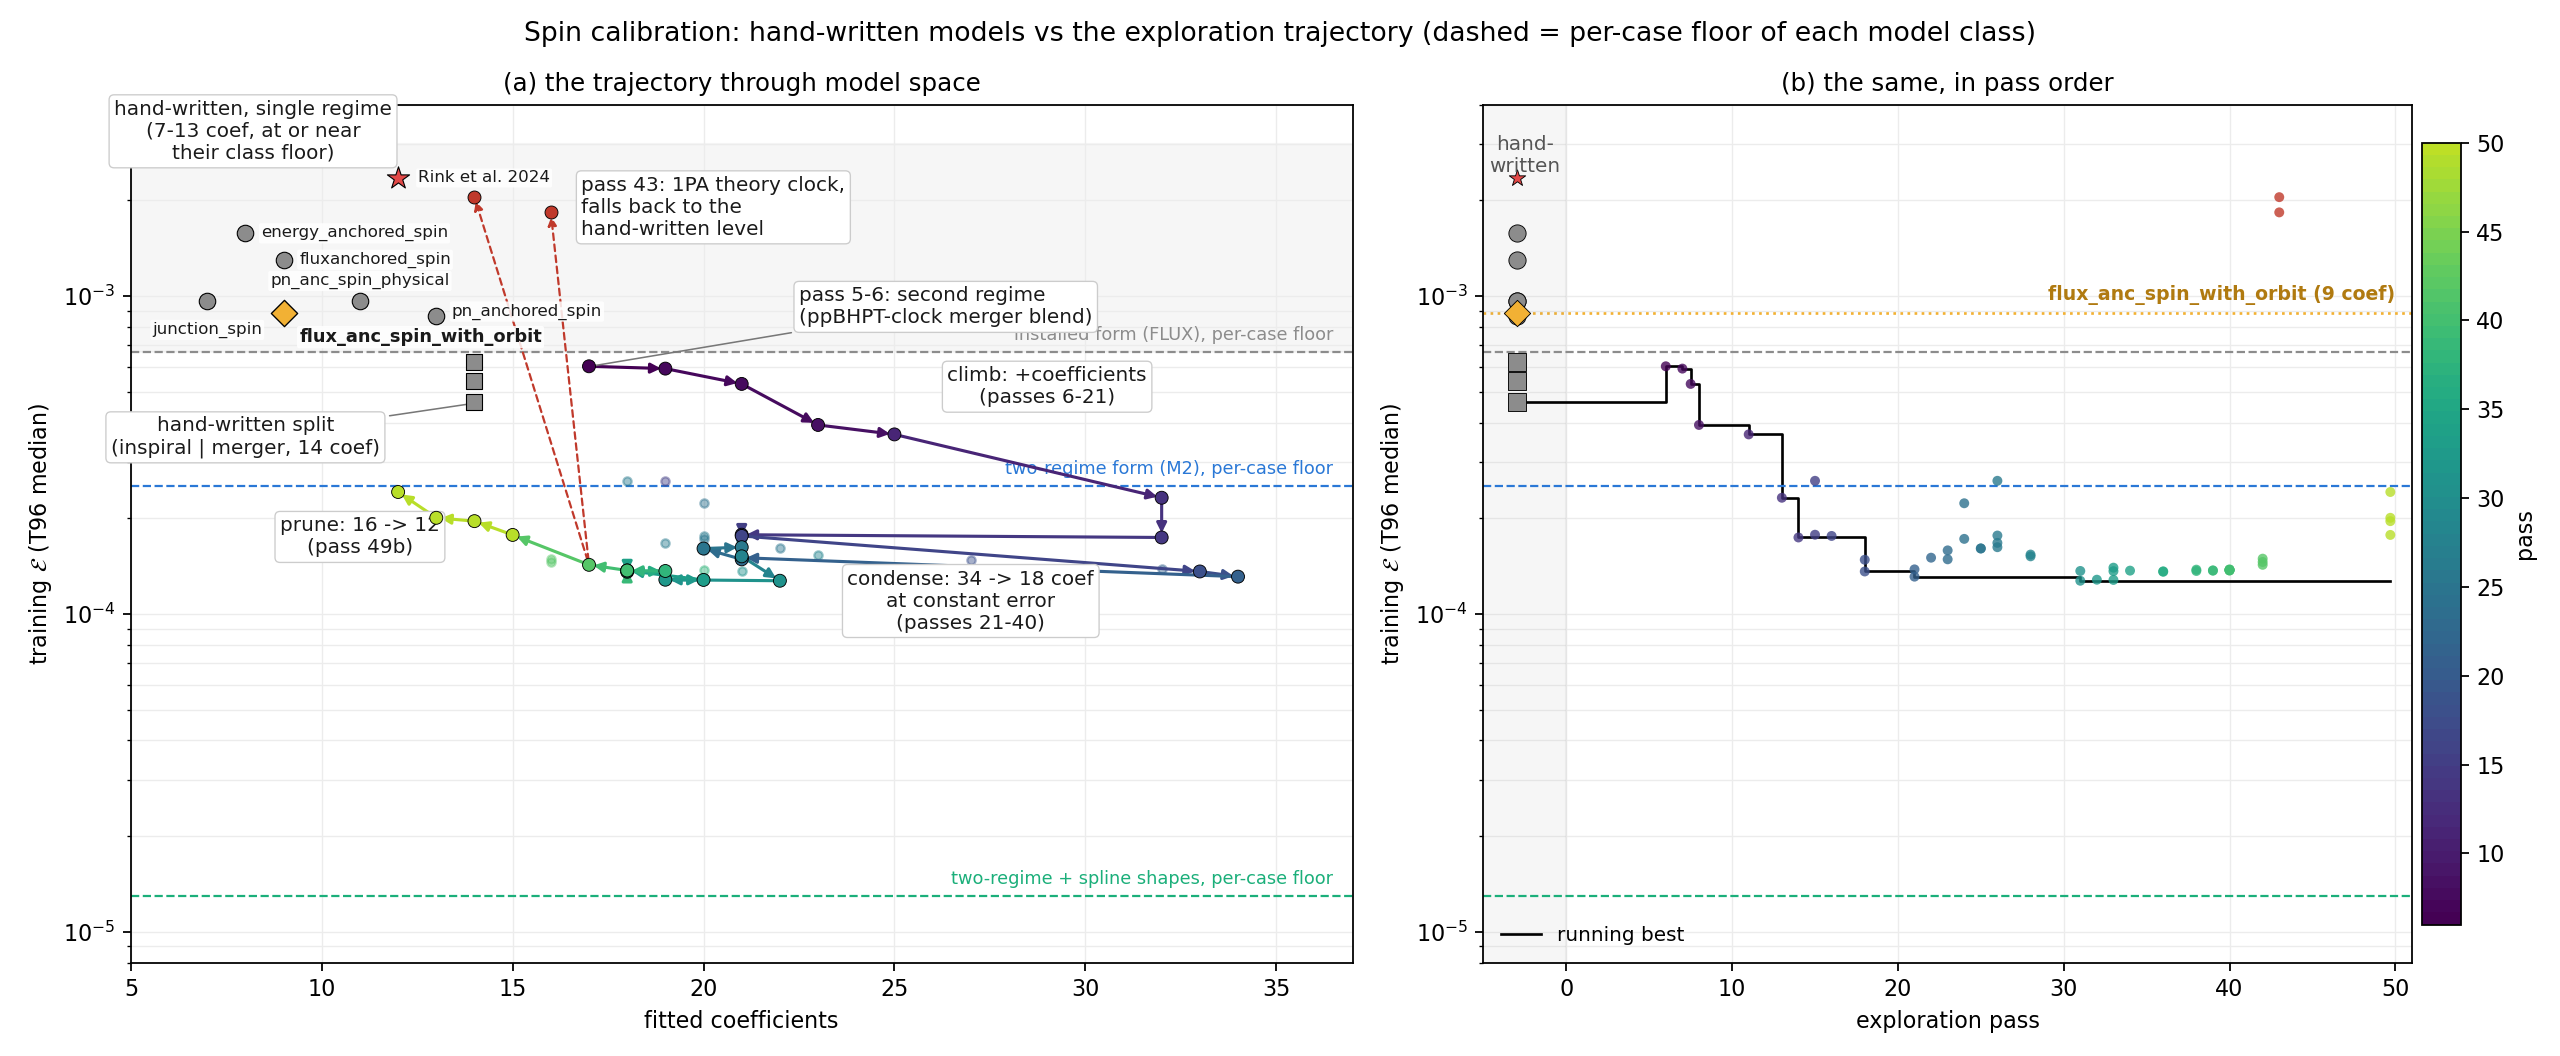

Python code for this plot:
"""The exploration as a trajectory through model space (user, 2026-10-28: collaborators' 'phase transition' question).

(a) coefficients vs T96 median: installed (hand-written) models, then the exploration passes joined in chronological
    order (best model of each pass), with the per-case FLOORS of each model class as horizontal lines -- a floor is the
    error reached by fitting that class's form to every case separately, i.e. the best any coefficient layer on it can do.
(b) the same models against pass order, with the running best.
Numbers: pareto_data.json (built by build_pareto.py) and the logged floors (EXPLORATION.md passes 5b, 12, 17, 27).
    python pareto/trajectory.py    -> pareto/trajectory.{png,pdf}
"""
import json, re
from pathlib import Path
import numpy as np
import matplotlib; matplotlib.use("Agg"); import matplotlib.pyplot as plt

HERE = Path(__file__).resolve().parent
D = json.loads((HERE / "pareto_data.json").read_text())["points"]
FLOORS = [(6.66e-4, "installed form (FLUX), per-case floor", "#8c8c8c"),          # pass 5b, T96 median
          (2.53e-4, "two-regime form (M2), per-case floor", "#2a78d6"),           # pass 5b
          (1.3e-5, "two-regime + spline shapes, per-case floor", "#1baf7a")]     # passes 12 / 17 / 27


def pass_key(name):
    m = re.match(r"pass (\d+)([a-z]?)", name)
    return None if m is None else int(m.group(1)) + (0.5 if m.group(2) else 0) + (0.2 if "lean" in name else 0)


def main():
    hand = [p for p in D if p["family"] in ("installed", "published", "split")]
    expl = [dict(p, k=pass_key(p["name"])) for p in D if p["family"] in ("exploration", "pruned")]
    side = [p for p in expl if p["k"] == 43]                        # theory-clock excursion (pass 43)
    main_ = [p for p in expl if p["k"] != 43]
    best = {}
    for p in main_:
        k = p["k"] if p["family"] == "exploration" else (49.5, p["n"])
        if k not in best or p["T96_median"] < best[k]["T96_median"]:
            best[k] = p
    path, rb = [], np.inf                                          # main line: per-pass best within 25% of the running best
    for p in sorted(best.values(), key=lambda p: (p["k"], -p["n"])):
        if p["family"] == "pruned" or p["T96_median"] <= 1.25 * rb:
            path.append(p); rb = min(rb, p["T96_median"])
    cm = plt.get_cmap("viridis")
    kmin, kmax = 6, 50
    c = lambda k: cm((k - kmin) / (kmax - kmin) * 0.9)

    fig, (a, b) = plt.subplots(1, 2, figsize=(16, 6.6), gridspec_kw=dict(width_ratios=(1.25, 1)))
    # --- (a) model space
    for y, lab, col in FLOORS:
        a.axhline(y, color=col, ls="--", lw=1.0, zorder=1)
        a.text(36.5, y * 1.06, lab, ha="right", va="bottom", fontsize=8, color=col)
    a.axhspan(6.66e-4, 3e-3, color="#8c8c8c", alpha=0.07, zorder=0)
    GOLD = "#f2b134"                                                # flux_anc_spin_with_orbit, the 9c comparison model
    LBL = {"junction_spin": ((0, -13), "center"), "flux_anc_spin_with_orbit": ((7, -11), "left"),
           "fluxanchored_spin": ((7, 0), "left"), "energy_anchored_spin": ((7, 0), "left"),
           "pn_anc_spin_physical": ((0, 9), "center"), "pn_anchored_spin": ((7, 2), "left"), "Rink et al. 2024": ((9, 0), "left")}
    for p in hand:
        mk = {"installed": "o", "published": "*", "split": "s"}[p["family"]]
        fo = p["name"] == "flux_anc_spin_with_orbit"
        a.scatter(p["n"], p["T96_median"], marker="D" if fo else mk, s=110 if mk == "*" else (70 if fo else 55),
                  color=GOLD if fo else ("#8c8c8c" if mk != "*" else "#e34948"), edgecolors="black", linewidths=0.6 if fo else 0.5, zorder=5)
        if p["name"] in LBL:
            off, ha = LBL[p["name"]]
            a.annotate(p["name"], (p["n"], p["T96_median"]), xytext=off, textcoords="offset points", ha=ha, va="center",
                       fontsize=8 if fo else 7.5, fontweight="bold" if fo else "normal", color="#1a1a1a", zorder=6,
                       bbox=dict(boxstyle="round,pad=0.12", fc="white", ec="none", alpha=0.85))
    for p in main_:
        a.scatter(p["n"], p["T96_median"], s=14, color=c(p["k"]), alpha=0.45, zorder=2)
    xs = [p["n"] for p in path]; ys = [p["T96_median"] for p in path]
    for i in range(len(path) - 1):
        a.annotate("", (xs[i + 1], ys[i + 1]), (xs[i], ys[i]), zorder=3,
                   arrowprops=dict(arrowstyle="-|>", color=c(path[i]["k"]), lw=1.4, shrinkA=2, shrinkB=2, mutation_scale=9))
    a.scatter(xs, ys, s=34, c=[c(p["k"]) for p in path], edgecolors="black", linewidths=0.4, zorder=4)
    k42 = [p for p in path if p["k"] == 42][0]
    for p in side:
        a.annotate("", (p["n"], p["T96_median"]), (k42["n"], k42["T96_median"]), zorder=3,
                   arrowprops=dict(arrowstyle="-|>", color="#c0392b", lw=1.0, ls=(0, (3, 2)), mutation_scale=8))
        a.scatter(p["n"], p["T96_median"], s=34, color="#c0392b", edgecolors="black", linewidths=0.4, zorder=4)
    note = dict(fontsize=9, color="#1a1a1a", bbox=dict(boxstyle="round,pad=0.25", fc="white", ec="#cccccc", lw=0.6))
    a.annotate("hand-written, single regime\n(7-13 coef, at or near\ntheir class floor)", (8.2, 2.7e-3), ha="center", **note)
    a.annotate("hand-written split\n(inspiral | merger, 14 coef)", (14.0, 4.6e-4), (8.0, 3.2e-4), ha="center",
               arrowprops=dict(arrowstyle="-", color="#777", lw=0.7), **note)
    a.annotate("pass 5-6: second regime\n(ppBHPT-clock merger blend)", (17, 6.0e-4), (22.5, 8.2e-4), ha="left",
               arrowprops=dict(arrowstyle="-", color="#777", lw=0.7), **note)
    a.annotate("climb: +coefficients\n(passes 6-21)", (29, 4.6e-4), ha="center", **note)
    a.annotate("condense: 34 -> 18 coef\nat constant error\n(passes 21-40)", (27, 9.0e-5), ha="center", **note)
    a.annotate("prune: 16 -> 12\n(pass 49b)", (11.0, 1.55e-4), ha="center", **note)
    a.annotate("pass 43: 1PA theory clock,\nfalls back to the\nhand-written level", (16.8, 1.9e-3), ha="left", va="center", **note)
    a.set_yscale("log"); a.set_xlim(5, 37); a.set_ylim(8e-6, 4e-3)
    a.set_xlabel("fitted coefficients"); a.set_ylabel(r"training $\mathcal{E}$ (T96 median)")
    a.set_title("(a) the trajectory through model space", fontsize=11)
    a.grid(True, color="#ececec", lw=0.6, which="both"); a.set_axisbelow(True)
    # --- (b) against pass order
    for p in hand:
        fo = p["name"] == "flux_anc_spin_with_orbit"
        b.scatter(-3, p["T96_median"], marker="D" if fo else {"installed": "o", "published": "*", "split": "s"}[p["family"]],
                  s=70 if fo else 60, color=GOLD if fo else ("#e34948" if p["family"] == "published" else "#8c8c8c"),
                  edgecolors="black", linewidths=0.4, zorder=4 if fo else 3)
        if fo:
            b.axhline(p["T96_median"], color=GOLD, lw=1.2, ls=":", zorder=1)
            b.text(50, p["T96_median"] * 1.06, "flux_anc_spin_with_orbit (9 coef)", ha="right", va="bottom", fontsize=8.5,
                   color="#b07a10", fontweight="bold")
    for p in main_ + side:
        b.scatter(p["k"], p["T96_median"], s=20, color="#c0392b" if p in side else c(p["k"]), alpha=0.8, zorder=3,
                  edgecolors="none")
    seq = sorted(main_, key=lambda p: p["k"])
    run, rb = [], np.inf
    for p in seq:
        rb = min(rb, p["T96_median"]); run.append((p["k"], rb))
    hb = min(p["T96_median"] for p in hand if p["family"] != "published")
    b.step([-3] + [r[0] for r in run], [hb] + [r[1] for r in run], where="post", color="black", lw=1.2, label="running best")
    for y, lab, col in FLOORS:
        b.axhline(y, color=col, ls="--", lw=1.0)
    b.axvspan(-5, 0, color="#8c8c8c", alpha=0.07)
    b.text(-2.5, 3.2e-3, "hand-\nwritten", ha="center", va="top", fontsize=9, color="#555")
    b.set_yscale("log"); b.set_xlim(-5, 51); b.set_ylim(8e-6, 4e-3)
    b.set_xlabel("exploration pass"); b.set_ylabel(r"training $\mathcal{E}$ (T96 median)")
    b.set_title("(b) the same, in pass order", fontsize=11); b.legend(fontsize=9, frameon=False, loc="lower left")
    b.grid(True, color="#ececec", lw=0.6, which="both"); b.set_axisbelow(True)
    sm = plt.cm.ScalarMappable(cmap=matplotlib.colors.ListedColormap(cm(np.linspace(0, 0.9, 64))),
                               norm=matplotlib.colors.Normalize(kmin, kmax))
    fig.colorbar(sm, ax=b, pad=0.01, fraction=0.04).set_label("pass")
    fig.suptitle("Spin calibration: hand-written models vs the exploration trajectory "
                 "(dashed = per-case floor of each model class)", fontsize=12)
    fig.tight_layout()
    for e in ("png", "pdf"):
        fig.savefig(HERE / f"trajectory.{e}", dpi=160)


if __name__ == "__main__":
    main()
